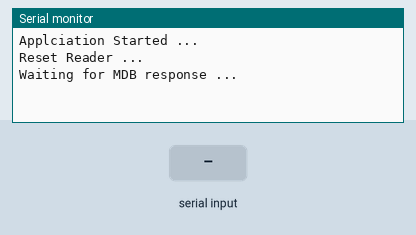
Bench run of a sketch on a simulated Arduino Mega 2560, built with avr-gcc and run on an emulated ATmega2560. Parts: the last lines printed to the serial monitor. The inputs (shaded band) are chosen by the test bench.

Above: at 3.8 s.
3.9 s: "1\n" received over the second serial link
At 5.7 s:
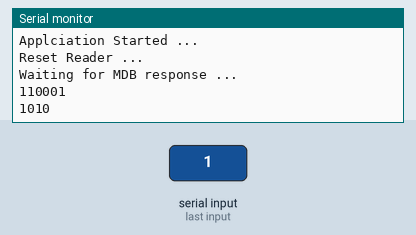
6.4 s: "0\n" received over the second serial link
At 8.3 s:
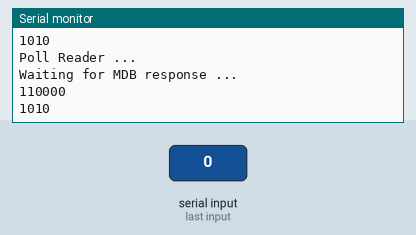
8.4 s: "2\n" received over the second serial link
At 11.8 s:
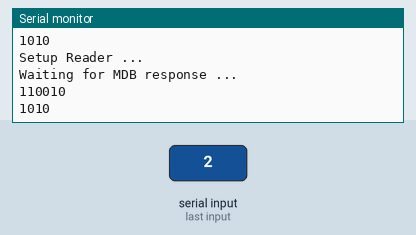
Timing chart, 0 to 13.3 s (numbered marks = the images above; inputs shaded):
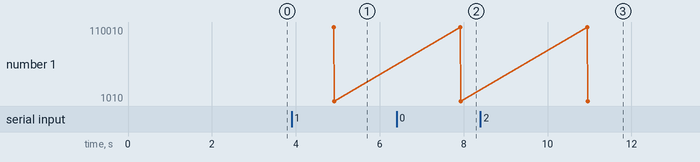

The sketch:

MDB_TEST.ino
```cpp
#include <SoftwareSerial.h>

SoftwareSerial mdb_serial(10, 11, true); // RX, TX
//int tx = 11;

int answer = 0;

uint8_t reset[] =
{
  0x10,
  0x10
};

uint8_t poll[] =
{
0x12,
0x12
};
uint8_t set[] = {
0x11,
0x00,
0x02,
0x00,
0x00,
0x00,
0x13
};

void setup()
{
  // Open serial communications and wait for port to open:
  Serial.begin(9600, true);

  mdb_serial.begin(9600);

  Serial.println("Applciation Started ...");

  delay(3000);

  Serial.println("Reset Reader ...");
mdb_serial.writeAll(reset, 2);
read_mdb();
//  mdb_serial.writeModeBitOn(0x10);
//  mdb_serial.writeModeBitOff(0x10);
  //
delay(2000);
  //
Serial.println("Poll Reader ...");
mdb_serial.writeAll(poll, 2);
read_mdb();
  //  mdb_serial.writeModeBitOn(0x12);
  //  mdb_serial.writeModeBitOff(0x12);
  //
delay(2000);
  //
Serial.println("Setup Reader ...");
mdb_serial.writeAll(set, 7);
read_mdb();
  //  mdb_serial.writeModeBitOn(0x11);
  //  mdb_serial.writeModeBitOff(0x00);
  //  mdb_serial.writeModeBitOff(0x02);
  //  mdb_serial.writeModeBitOff(0x00);
  //  mdb_serial.writeModeBitOff(0x00);
  //  mdb_serial.writeModeBitOff(0x13);


}

void loop() // run over and over
{
//  Serial.println("Loopy ...");
//  //  mdb_serial.writeModeBitOn(0x10);
//  //  mdb_serial.writeModeBitOff(0x10);
//
////  mdb_serial.writeAll(reset, 2);
//
//  delay(1000);
}

void read_mdb()
{
  Serial.println("Waiting for MDB response ... ");
  while (!mdb_serial.available())
  {
    ;
  }
  delay(1000);
  while (mdb_serial.available())
  {
    Serial.print(mdb_serial.read(),BIN);
    Serial.print("\n");
//    answer = mdb_serial.read();
//    if (answer < 255)
//    {
//      Serial.print("Got MDB response ... ");
//      Serial.print(answer);
//      Serial.print("\n");
//    }
    delay(10);
  }
}
```

Measured:
- after the input at 3.9 s, the serial monitor: prints a new line after 1.0 s (image 1)
- after the input at 6.4 s, the serial monitor: prints a new line after 1.5 s (image 2)
- after the input at 8.4 s, the serial monitor: prints a new line after 2.5 s (image 3)
